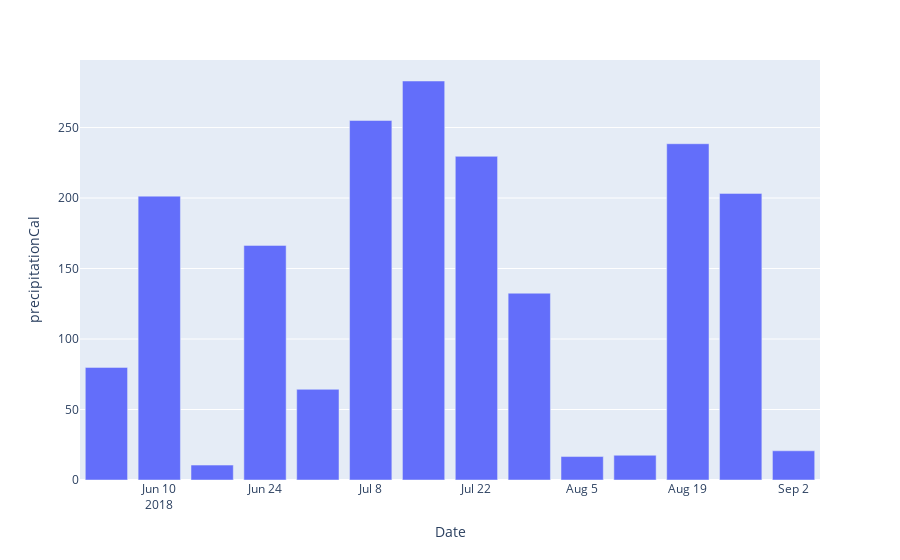

The notebook cell saved with this chart:
### Code cell
fig = px.bar(wdata18, x=wdata18['Date'], y=wdata18['precipitationCal'])
fig.show()

### Figure 1 — Plotly figure (JSON) as saved in the notebook; plotly's stock layout.template omitted (floating-point values rounded to 4 significant figures)
{"data": [{"alignmentgroup": "True", "hovertemplate": "Date=%{x}<br>precipitationCal=%{y}<extra></extra>", "legendgroup": "", "marker": {"color": "#636efa"}, "name": "", "offsetgroup": "", "orientation": "v", "showlegend": false, "textposition": "auto", "type": "bar", "x": ["2018-06-03", "2018-06-10", "2018-06-17", "2018-06-24", "2018-07-01", "2018-07-08", "2018-07-15", "2018-07-22", "2018-07-29", "2018-08-05", "2018-08-12", "2018-08-19", "2018-08-26", "2018-09-02"], "xaxis": "x", "y": [79.88, 201.3, 10.59, 166.4, 64.32, 255.0, 283.0, 229.6, 132.5, 16.63, 17.55, 238.5, 203.3, 20.72], "yaxis": "y"}], "layout": {"barmode": "relative", "legend": {"tracegroupgap": 0}, "margin": {"t": 60}, "xaxis": {"anchor": "y", "domain": [0, 1], "title": {"text": "Date"}}, "yaxis": {"anchor": "x", "domain": [0, 1], "title": {"text": "precipitationCal"}}}}
